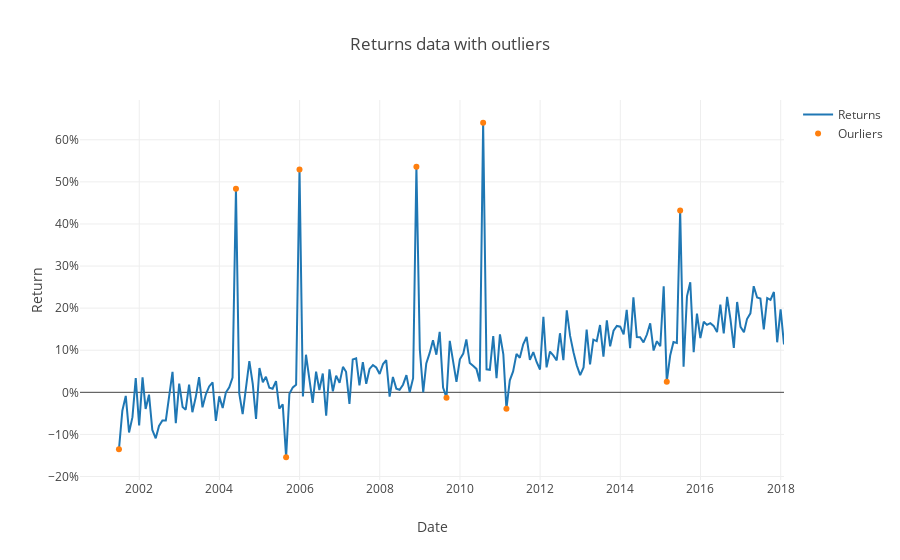

Write notebook code for a chart like this one.
### Code cell
fig = go.Figure(data=data, layout=layout)
py.iplot(fig)

### Figure 1 — Plotly figure (JSON) as saved in the notebook; plotly's stock layout.template omitted (floating-point values rounded to 4 significant figures; data arrays with more than 128 entries replaced by an {"elided": "..."} marker saying what was removed)
{"data": [{"name": "Returns", "type": "scatter", "uid": "a1a1d05e-bdca-11e8-8cd3-d89d67f4bdf4", "x": {"elided": "200 str values"}, "y": {"elided": "200 float values"}}, {"mode": "markers", "name": "Ourliers", "type": "scatter", "uid": "a1a1d05f-bdca-11e8-b784-d89d67f4bdf4", "x": ["2001-06-30", "2004-05-31", "2005-08-31", "2005-12-31", "2008-11-30", "2009-08-31", "2010-07-31", "2011-02-28", "2015-02-28", "2015-06-30"], "y": [-0.1355, 0.4835, -0.1543, 0.5293, 0.5357, -0.01284, 0.6405, -0.0391, 0.02534, 0.4319]}], "layout": {"title": "Returns data with outliers", "xaxis": {"title": "Date"}, "yaxis": {"tickformat": ".0%", "title": "Return"}}}
